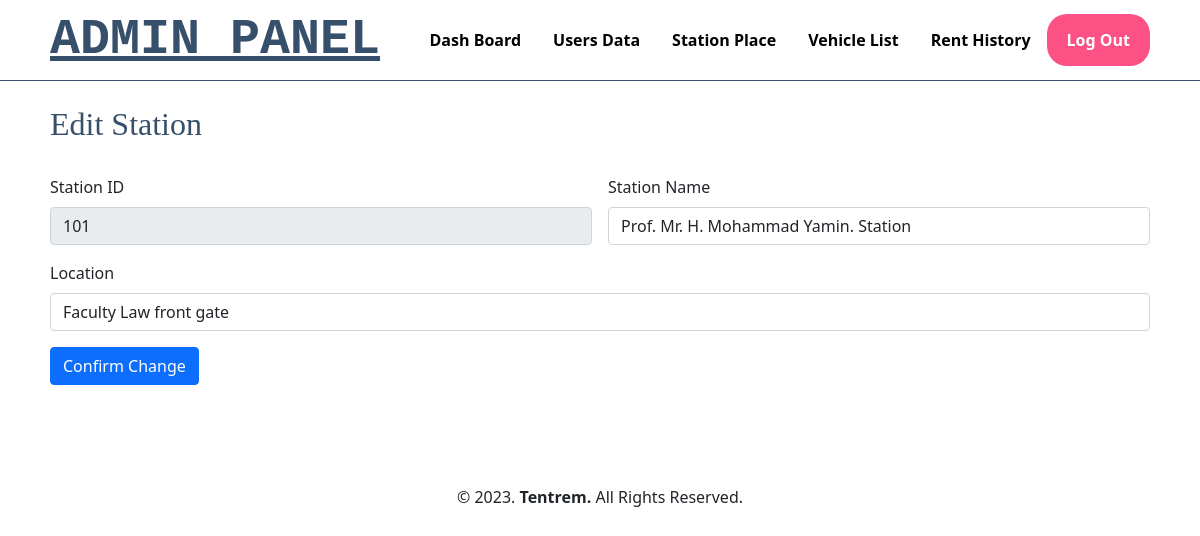
Screenshot of /admin/stationedit.php?stationid=101 (signed in) with the database file from the repository.
### tables this page shows
CREATE TABLE `stations` (
  `stationid` int(11) NOT NULL,
  `stationname` varchar(255) NOT NULL,
  `location` varchar(255) NOT NULL
);

### admin/stationedit.php (the view, shortened to what this page needs)
<?php include '../admin/include/header.php'; ?>
<?php
include_once("../config.php");
?>
<?php
$stationid = $_GET['stationid'];
$result = mysqli_query($conn, "SELECT * FROM stations WHERE stationid=$stationid");
while ($station_data = mysqli_fetch_array($result)) {
    $stationname = $station_data['stationname'];
    $location = $station_data['location'];
}
?>
<div class="wrapper">
    <br>
    <h2>Edit Station</h2><br>
    <form class="row g-3" name="update_station" method="post" action="stationedit.php">
        <div class="col-md-6">
            <label for="stationid" class="form-label">Station ID</label>
            <input type="text" class="form-control" id="stationid" value="<?php echo $stationid; ?>" name="stationid" readonly>
        </div>
        <div class="col-md-6">
            <label for="stationname" class="form-label">Station Name</label>
            <input type="text" class="form-control" id="stationname" value="<?php echo $stationname; ?>" name="stationname">
        </div>
        <div class="col-12">
            <label for="location" class="form-label">Location</label>
            <input type="text" class="form-control" value="<?php echo $location; ?>" id="location" name="location">
        </div>
        <div class="col-12">
            <input type="submit" class="btn btn-primary" name="update" value="Confirm Change">
        </div>
    </form>
</div>
<?php include '../admin/include/footer.php'; ?>

### css/style.css (style rules this page uses)
* { text-decoration: none; margin: 0px; padding: 0px; }
body { margin: 0px; padding: 0px; font-family: 'Open Sans',sans-serif; }
.wrapper { width: 1100px; margin: auto; position: relative; }
h2 { font-family: 'comic sans ms'; font-weight: 800; font-size: 45px; margin-bottom: 20px; color: #364f6b; width: 100%; line-height: 50px; }

### rows the page displays
stations: stationname "Prof. Mr. H. Mohammad Yamin. Station", location "Faculty Law front gate"
